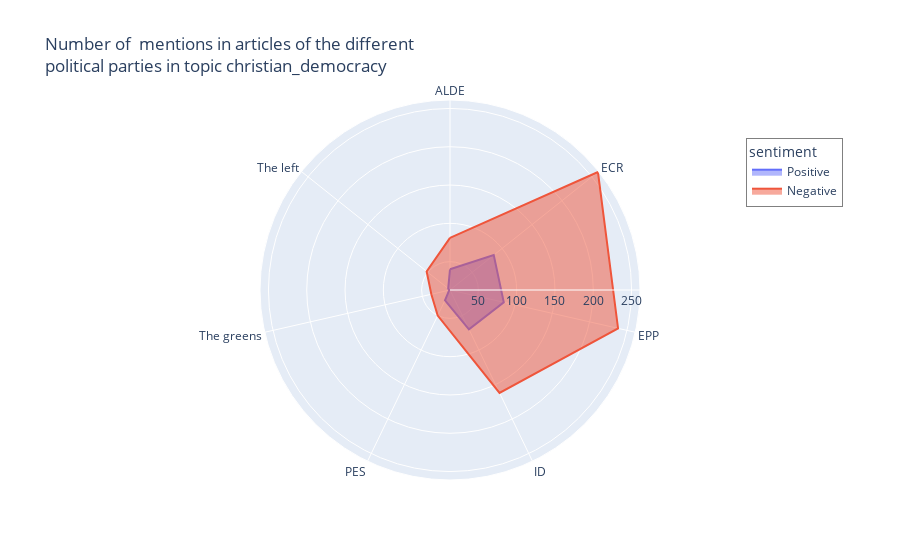
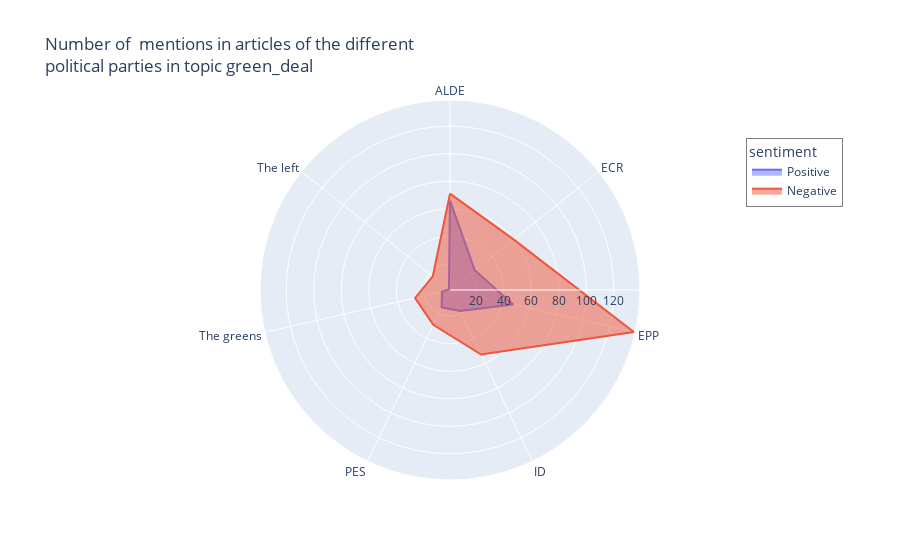
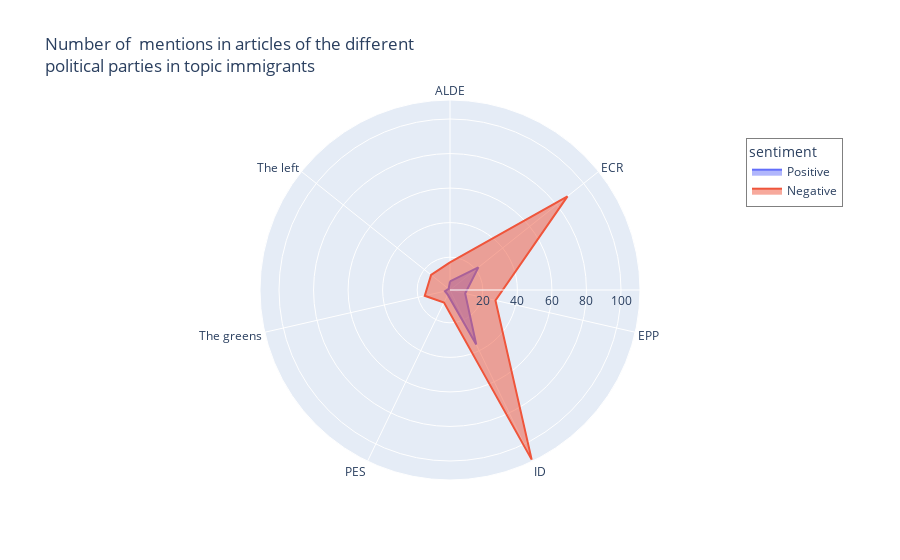

The notebook cell these images were saved under, in order:
### Code cell
theta_column = "group"
r_column = 'url_num'
for topic in distinct_topic_list:
    
    plot_df_positive = groups_df[(groups_df.topic == topic) & (groups_df.sentiment == 'positive')].groupby(theta_column).agg(set).reset_index()
    plot_df_negative = groups_df[(groups_df.topic == topic) & (groups_df.sentiment == 'negative')].groupby(theta_column).agg(set).reset_index()
    plot_df_neutral = groups_df[(groups_df.topic == topic) & (groups_df.sentiment == 'neutral')].groupby(theta_column).agg(set).reset_index()

    # Combine the positive and negative DataFrames
    combined_df = pd.concat([plot_df_positive, plot_df_negative])

    # Create a new column to indicate sentiment type
    combined_df['sentiment'] = ['Positive'] * len(plot_df_positive) + ['Negative'] * len(plot_df_negative)
    combined_df['url_num'] = combined_df.url.apply(lambda x: len(x))
    # Plot the spider chart
    title = f'Number of  mentions in articles of the different <br>political parties in topic {topic}'

    fig = px.line_polar(combined_df, r=r_column, theta=theta_column, color='sentiment',
                        line_close=True, title=title)

    fig.update_traces(fill='toself')

    fig.update_layout(
        polar=dict(
            radialaxis=dict(
                range=[min(combined_df[r_column]) - 1, max(combined_df[r_column]) + 1]
            )
        )
    )
    fig.update_layout(
    legend=dict(
        x=0.9,  # Adjust the x-coordinate (0 to 1) to position the legend horizontally
        y=0.9,  # Adjust the y-coordinate (0 to 1) to position the legend vertically
        bgcolor='rgba(255, 255, 255, 0.7)',  # Set a background color for the legend
        bordercolor='gray',  # Set a border color for the legend
        borderwidth=1,  # Set the border width
    )
)

    fig.show()

    fig_title = f'plots_new/groups_spider_chart_{topic}.jpg'
    fig.write_image(fig_title, format='jpeg', width=1200, height=800)

### Figure 1 — Plotly figure (JSON) as saved in the notebook; plotly's stock layout.template omitted (floating-point values rounded to 4 significant figures)
{"data": [{"fill": "toself", "hovertemplate": "sentiment=Positive<br>url_num=%{r}<br>group=%{theta}<extra></extra>", "legendgroup": "Positive", "line": {"color": "#636efa", "dash": "solid"}, "marker": {"symbol": "circle"}, "mode": "lines", "name": "Positive", "r": [40, 86, 85, 70, 28, 14, 16, 40], "showlegend": true, "subplot": "polar", "theta": ["ALDE", "ECR", "EPP", "ID", "PES", "The greens", "The left", "ALDE"], "type": "scatterpolar"}, {"fill": "toself", "hovertemplate": "sentiment=Negative<br>url_num=%{r}<br>group=%{theta}<extra></extra>", "legendgroup": "Negative", "line": {"color": "#EF553B", "dash": "solid"}, "marker": {"symbol": "circle"}, "mode": "lines", "name": "Negative", "r": [81, 260, 238, 162, 50, 38, 52, 81], "showlegend": true, "subplot": "polar", "theta": ["ALDE", "ECR", "EPP", "ID", "PES", "The greens", "The left", "ALDE"], "type": "scatterpolar"}], "layout": {"legend": {"bgcolor": "rgba(255, 255, 255, 0.7)", "bordercolor": "gray", "borderwidth": 1, "title": {"text": "sentiment"}, "tracegroupgap": 0, "x": 0.9, "y": 0.9}, "polar": {"angularaxis": {"direction": "clockwise", "rotation": 90}, "domain": {"x": [0, 1], "y": [0, 1]}, "radialaxis": {"range": [13, 261]}}, "title": {"text": "Number of  mentions in articles of the different <br>political parties in topic christian_democracy"}}}

### Figure 2 — Plotly figure (JSON) as saved in the notebook; plotly's stock layout.template omitted (floating-point values rounded to 4 significant figures)
{"data": [{"fill": "toself", "hovertemplate": "sentiment=Positive<br>url_num=%{r}<br>group=%{theta}<extra></extra>", "legendgroup": "Positive", "line": {"color": "#636efa", "dash": "solid"}, "marker": {"symbol": "circle"}, "mode": "lines", "name": "Positive", "r": [66, 24, 48, 18, 15, 7, 2, 66], "showlegend": true, "subplot": "polar", "theta": ["ALDE", "ECR", "EPP", "ID", "PES", "The greens", "The left", "ALDE"], "type": "scatterpolar"}, {"fill": "toself", "hovertemplate": "sentiment=Negative<br>url_num=%{r}<br>group=%{theta}<extra></extra>", "legendgroup": "Negative", "line": {"color": "#EF553B", "dash": "solid"}, "marker": {"symbol": "circle"}, "mode": "lines", "name": "Negative", "r": [71, 60, 138, 53, 29, 27, 17, 71], "showlegend": true, "subplot": "polar", "theta": ["ALDE", "ECR", "EPP", "ID", "PES", "The greens", "The left", "ALDE"], "type": "scatterpolar"}], "layout": {"legend": {"bgcolor": "rgba(255, 255, 255, 0.7)", "bordercolor": "gray", "borderwidth": 1, "title": {"text": "sentiment"}, "tracegroupgap": 0, "x": 0.9, "y": 0.9}, "polar": {"angularaxis": {"direction": "clockwise", "rotation": 90}, "domain": {"x": [0, 1], "y": [0, 1]}, "radialaxis": {"range": [1, 139]}}, "title": {"text": "Number of  mentions in articles of the different <br>political parties in topic green_deal"}}}

### Figure 3 — Plotly figure (JSON) as saved in the notebook; plotly's stock layout.template omitted (floating-point values rounded to 4 significant figures)
{"data": [{"fill": "toself", "hovertemplate": "sentiment=Positive<br>url_num=%{r}<br>group=%{theta}<extra></extra>", "legendgroup": "Positive", "line": {"color": "#636efa", "dash": "solid"}, "marker": {"symbol": "circle"}, "mode": "lines", "name": "Positive", "r": [6, 22, 10, 36, 4, 4, 2, 6], "showlegend": true, "subplot": "polar", "theta": ["ALDE", "ECR", "EPP", "ID", "PES", "The greens", "The left", "ALDE"], "type": "scatterpolar"}, {"fill": "toself", "hovertemplate": "sentiment=Negative<br>url_num=%{r}<br>group=%{theta}<extra></extra>", "legendgroup": "Negative", "line": {"color": "#EF553B", "dash": "solid"}, "marker": {"symbol": "circle"}, "mode": "lines", "name": "Negative", "r": [17, 88, 28, 110, 9, 16, 15, 17], "showlegend": true, "subplot": "polar", "theta": ["ALDE", "ECR", "EPP", "ID", "PES", "The greens", "The left", "ALDE"], "type": "scatterpolar"}], "layout": {"legend": {"bgcolor": "rgba(255, 255, 255, 0.7)", "bordercolor": "gray", "borderwidth": 1, "title": {"text": "sentiment"}, "tracegroupgap": 0, "x": 0.9, "y": 0.9}, "polar": {"angularaxis": {"direction": "clockwise", "rotation": 90}, "domain": {"x": [0, 1], "y": [0, 1]}, "radialaxis": {"range": [1, 111]}}, "title": {"text": "Number of  mentions in articles of the different <br>political parties in topic immigrants"}}}
